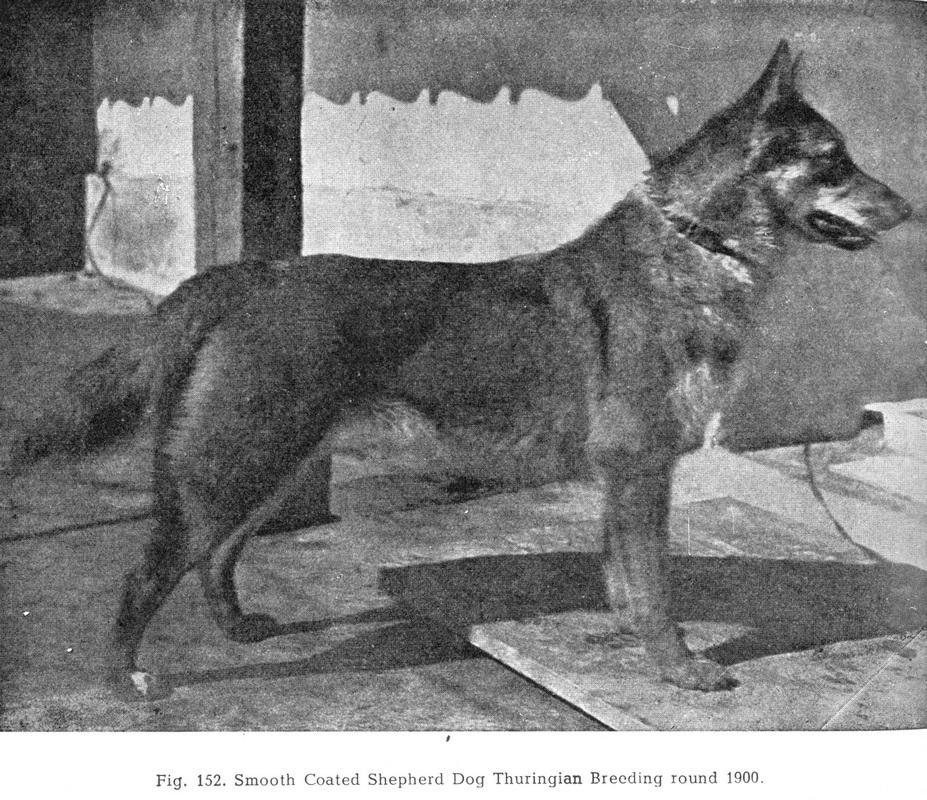
#> input picture input.jpg, 927 x 800 px
$ python ex_1.py
#> lines starting #> are read from the running program, lines starting #| are printed output that depends on the picture
#> further down, image is the input picture: shape (800, 927); min 0, max 255, mean 128.3
import cv2
import numpy as np
import matplotlib.pyplot as plt

def equalize_histogram(image):
    # Calcular o histograma
    hist, bins = np.histogram(image.flatten(), 256, [0, 256])
#> hist = 256 values, max 51063 at index 255, min 3 at index 1, mean 2896.9; bins = 257 values from 0 to 256

    # Calcular a CDF
    cdf = hist.cumsum()
#> cdf = 256 values from 8 to 741600

    # Normalizar a CDF
    cdf_normalized = cdf * hist.max() / cdf.max()
#> cdf_normalized = 256 values from 0.551 to 51063

    # Aplicar a equalização de histograma
    cdf_m = np.ma.masked_equal(cdf, 0)
    cdf_m = (cdf_m - cdf_m.min()) * 255 / (cdf_m.max() - cdf_m.min())
    cdf = np.ma.filled(cdf_m, 0).astype('uint8')
#> cdf = 256 values from 0 to 255

    # Mapear os valores de intensidade da imagem original para a CDF
    image_equalized = cdf[image]
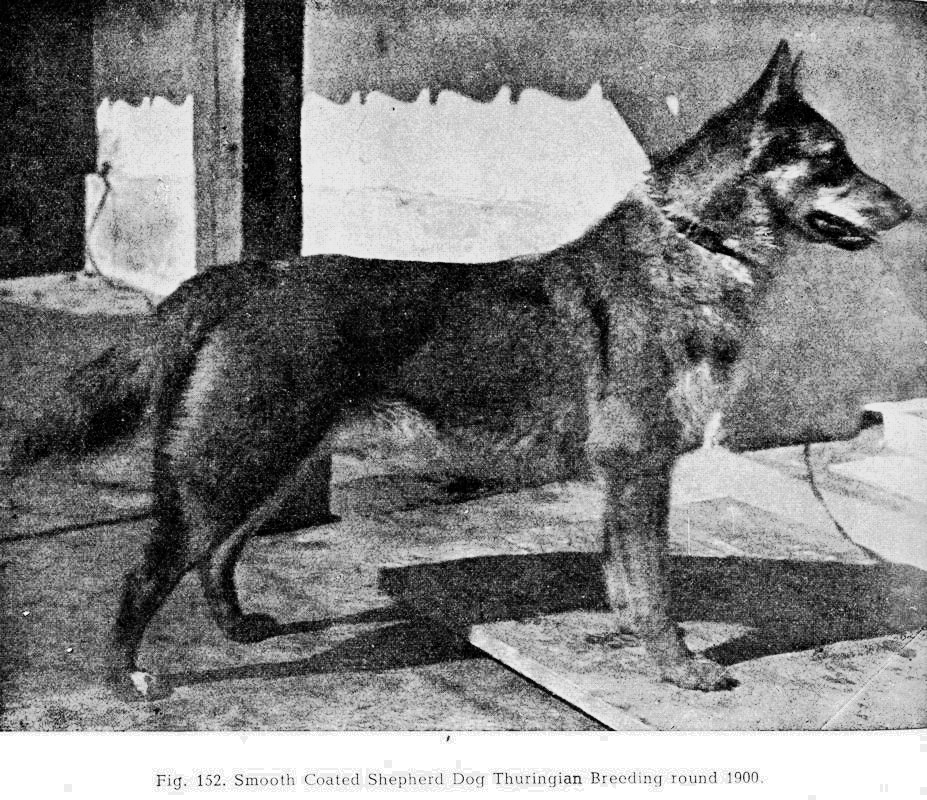
#> image_equalized: shape (800, 927); min 0, max 255, mean 128.3

    return image_equalized


image = cv2.imread('input.jpg', cv2.IMREAD_GRAYSCALE)

# Equalizar o histograma
image_equalized = equalize_histogram(image)


cv2.imwrite('output_equalized.jpg', image_equalized)

# Exibir a imagem original e a equalizada
plt.figure(figsize=(10, 5))
plt.subplot(1, 2, 1)
plt.title('Imagem Original')
plt.imshow(image, cmap='gray')

plt.subplot(1, 2, 2)
plt.title('Imagem Equalizada')
plt.imshow(image_equalized, cmap='gray')

plt.show()
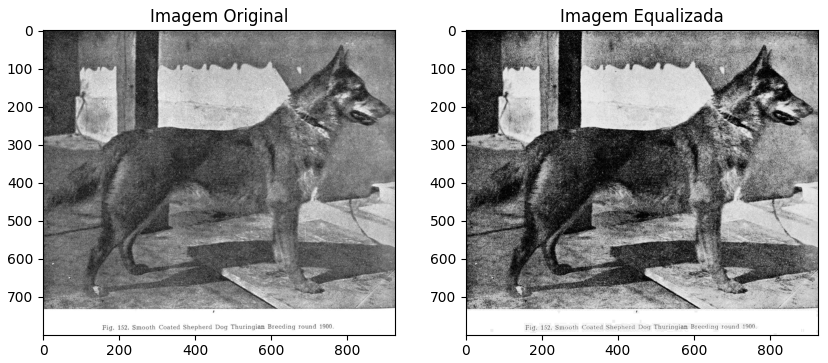
#> figure drawn by matplotlib, 2 panels
